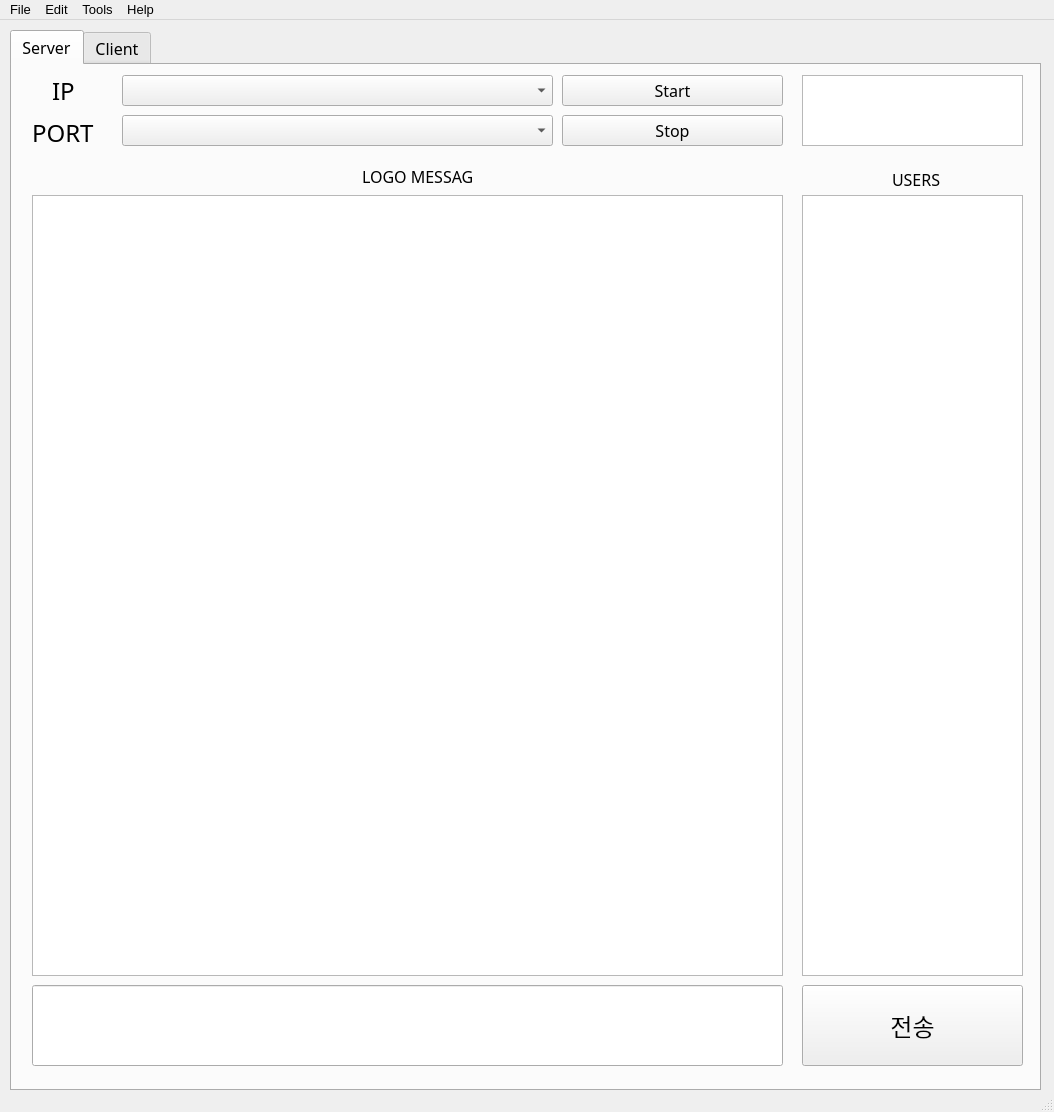
<?xml version="1.0" encoding="UTF-8"?>
<ui version="4.0">
 <class>ChatProgram</class>
 <widget class="QMainWindow" name="ChatProgram">
  <property name="geometry">
   <rect>
    <x>0</x>
    <y>0</y>
    <width>1054</width>
    <height>1112</height>
   </rect>
  </property>
  <property name="windowTitle">
   <string>Chat Program - V1.0</string>
  </property>
  <widget class="QWidget" name="centralwidget">
   <widget class="QTabWidget" name="tabWidget">
    <property name="geometry">
     <rect>
      <x>10</x>
      <y>10</y>
      <width>1031</width>
      <height>1061</height>
     </rect>
    </property>
    <property name="font">
     <font>
      <family>Agency FB</family>
      <pointsize>12</pointsize>
     </font>
    </property>
    <property name="currentIndex">
     <number>0</number>
    </property>
    <widget class="QWidget" name="Server_Tab">
     <attribute name="title">
      <string>Server</string>
     </attribute>
     <widget class="QToolButton" name="Start_Button">
      <property name="geometry">
       <rect>
        <x>550</x>
        <y>10</y>
        <width>221</width>
        <height>31</height>
       </rect>
      </property>
      <property name="text">
       <string>Start</string>
      </property>
     </widget>
     <widget class="QToolButton" name="Stop_Button">
      <property name="geometry">
       <rect>
        <x>550</x>
        <y>50</y>
        <width>221</width>
        <height>31</height>
       </rect>
      </property>
      <property name="text">
       <string>Stop</string>
      </property>
     </widget>
     <widget class="QComboBox" name="IP_ComboBox">
      <property name="geometry">
       <rect>
        <x>110</x>
        <y>10</y>
        <width>431</width>
        <height>31</height>
       </rect>
      </property>
     </widget>
     <widget class="QLabel" name="IP_Label">
      <property name="geometry">
       <rect>
        <x>40</x>
        <y>10</y>
        <width>32</width>
        <height>31</height>
       </rect>
      </property>
      <property name="font">
       <font>
        <family>HY나무B</family>
        <pointsize>18</pointsize>
       </font>
      </property>
      <property name="text">
       <string>IP</string>
      </property>
     </widget>
     <widget class="QComboBox" name="PORT_ComboBox">
      <property name="geometry">
       <rect>
        <x>110</x>
        <y>50</y>
        <width>431</width>
        <height>31</height>
       </rect>
      </property>
     </widget>
     <widget class="QTextBrowser" name="Message_Browser">
      <property name="geometry">
       <rect>
        <x>20</x>
        <y>130</y>
        <width>751</width>
        <height>781</height>
       </rect>
      </property>
     </widget>
     <widget class="QLabel" name="PORT_Label">
      <property name="geometry">
       <rect>
        <x>20</x>
        <y>50</y>
        <width>81</width>
        <height>36</height>
       </rect>
      </property>
      <property name="font">
       <font>
        <family>HY나무B</family>
        <pointsize>18</pointsize>
       </font>
      </property>
      <property name="text">
       <string>PORT</string>
      </property>
     </widget>
     <widget class="QLabel" name="LOGO_Label">
      <property name="geometry">
       <rect>
        <x>350</x>
        <y>97</y>
        <width>111</width>
        <height>28</height>
       </rect>
      </property>
      <property name="font">
       <font>
        <weight>50</weight>
        <bold>false</bold>
       </font>
      </property>
      <property name="layoutDirection">
       <enum>Qt::LeftToRight</enum>
      </property>
      <property name="frameShape">
       <enum>QFrame::NoFrame</enum>
      </property>
      <property name="text">
       <string>LOGO MESSAGE</string>
      </property>
     </widget>
     <widget class="QTextBrowser" name="Time_Browser">
      <property name="geometry">
       <rect>
        <x>790</x>
        <y>10</y>
        <width>221</width>
        <height>71</height>
       </rect>
      </property>
      <property name="html">
       <string>&lt;!DOCTYPE HTML PUBLIC &quot;-//W3C//DTD HTML 4.0//EN&quot; &quot;http://www.w3.org/TR/REC-html40/strict.dtd&quot;&gt;
&lt;html&gt;&lt;head&gt;&lt;meta name=&quot;qrichtext&quot; content=&quot;1&quot; /&gt;&lt;style type=&quot;text/css&quot;&gt;
p, li { white-space: pre-wrap; }
&lt;/style&gt;&lt;/head&gt;&lt;body style=&quot; font-family:'Agency FB'; font-size:12pt; font-weight:400; font-style:normal;&quot;&gt;
&lt;p align=&quot;center&quot; style=&quot;-qt-paragraph-type:empty; margin-top:0px; margin-bottom:0px; margin-left:0px; margin-right:0px; -qt-block-indent:0; text-indent:0px;&quot;&gt;&lt;br /&gt;&lt;/p&gt;&lt;/body&gt;&lt;/html&gt;</string>
      </property>
     </widget>
     <widget class="QLabel" name="LOGO_Label_2">
      <property name="geometry">
       <rect>
        <x>880</x>
        <y>100</y>
        <width>48</width>
        <height>28</height>
       </rect>
      </property>
      <property name="font">
       <font>
        <weight>50</weight>
        <bold>false</bold>
       </font>
      </property>
      <property name="layoutDirection">
       <enum>Qt::LeftToRight</enum>
      </property>
      <property name="frameShape">
       <enum>QFrame::NoFrame</enum>
      </property>
      <property name="text">
       <string>USERS</string>
      </property>
     </widget>
     <widget class="QTextBrowser" name="UserList_Browser">
      <property name="geometry">
       <rect>
        <x>790</x>
        <y>130</y>
        <width>221</width>
        <height>781</height>
       </rect>
      </property>
      <property name="html">
       <string>&lt;!DOCTYPE HTML PUBLIC &quot;-//W3C//DTD HTML 4.0//EN&quot; &quot;http://www.w3.org/TR/REC-html40/strict.dtd&quot;&gt;
&lt;html&gt;&lt;head&gt;&lt;meta name=&quot;qrichtext&quot; content=&quot;1&quot; /&gt;&lt;style type=&quot;text/css&quot;&gt;
p, li { white-space: pre-wrap; }
&lt;/style&gt;&lt;/head&gt;&lt;body style=&quot; font-family:'Agency FB'; font-size:12pt; font-weight:400; font-style:normal;&quot;&gt;
&lt;p align=&quot;center&quot; style=&quot;-qt-paragraph-type:empty; margin-top:0px; margin-bottom:0px; margin-left:0px; margin-right:0px; -qt-block-indent:0; text-indent:0px;&quot;&gt;&lt;br /&gt;&lt;/p&gt;&lt;/body&gt;&lt;/html&gt;</string>
      </property>
     </widget>
     <widget class="QToolButton" name="Trans_Button">
      <property name="geometry">
       <rect>
        <x>790</x>
        <y>920</y>
        <width>221</width>
        <height>81</height>
       </rect>
      </property>
      <property name="font">
       <font>
        <pointsize>18</pointsize>
       </font>
      </property>
      <property name="text">
       <string>전송</string>
      </property>
     </widget>
     <widget class="QLineEdit" name="Broadcase_Edit">
      <property name="geometry">
       <rect>
        <x>20</x>
        <y>920</y>
        <width>751</width>
        <height>81</height>
       </rect>
      </property>
     </widget>
    </widget>
    <widget class="QWidget" name="Client_Tab">
     <attribute name="title">
      <string>Client</string>
     </attribute>
     <widget class="QTextBrowser" name="Cli_Message_Browser">
      <property name="geometry">
       <rect>
        <x>20</x>
        <y>130</y>
        <width>751</width>
        <height>781</height>
       </rect>
      </property>
     </widget>
     <widget class="QToolButton" name="Entere_Button">
      <property name="geometry">
       <rect>
        <x>550</x>
        <y>10</y>
        <width>221</width>
        <height>31</height>
       </rect>
      </property>
      <property name="text">
       <string>Enter</string>
      </property>
     </widget>
     <widget class="QComboBox" name="Cli_PORT_ComboBox">
      <property name="geometry">
       <rect>
        <x>110</x>
        <y>50</y>
        <width>431</width>
        <height>31</height>
       </rect>
      </property>
     </widget>
     <widget class="QTextBrowser" name="Cli_UserList_Browser">
      <property name="geometry">
       <rect>
        <x>790</x>
        <y>130</y>
        <width>221</width>
        <height>781</height>
       </rect>
      </property>
      <property name="html">
       <string>&lt;!DOCTYPE HTML PUBLIC &quot;-//W3C//DTD HTML 4.0//EN&quot; &quot;http://www.w3.org/TR/REC-html40/strict.dtd&quot;&gt;
&lt;html&gt;&lt;head&gt;&lt;meta name=&quot;qrichtext&quot; content=&quot;1&quot; /&gt;&lt;style type=&quot;text/css&quot;&gt;
p, li { white-space: pre-wrap; }
&lt;/style&gt;&lt;/head&gt;&lt;body style=&quot; font-family:'Agency FB'; font-size:12pt; font-weight:400; font-style:normal;&quot;&gt;
&lt;p align=&quot;center&quot; style=&quot;-qt-paragraph-type:empty; margin-top:0px; margin-bottom:0px; margin-left:0px; margin-right:0px; -qt-block-indent:0; text-indent:0px;&quot;&gt;&lt;br /&gt;&lt;/p&gt;&lt;/body&gt;&lt;/html&gt;</string>
      </property>
     </widget>
     <widget class="QLabel" name="Cli_IP_Label">
      <property name="geometry">
       <rect>
        <x>40</x>
        <y>10</y>
        <width>32</width>
        <height>36</height>
       </rect>
      </property>
      <property name="font">
       <font>
        <family>HY나무B</family>
        <pointsize>18</pointsize>
       </font>
      </property>
      <property name="text">
       <string>IP</string>
      </property>
     </widget>
     <widget class="QTextBrowser" name="Cli_Time_Browser">
      <property name="geometry">
       <rect>
        <x>790</x>
        <y>10</y>
        <width>221</width>
        <height>71</height>
       </rect>
      </property>
      <property name="html">
       <string>&lt;!DOCTYPE HTML PUBLIC &quot;-//W3C//DTD HTML 4.0//EN&quot; &quot;http://www.w3.org/TR/REC-html40/strict.dtd&quot;&gt;
&lt;html&gt;&lt;head&gt;&lt;meta name=&quot;qrichtext&quot; content=&quot;1&quot; /&gt;&lt;style type=&quot;text/css&quot;&gt;
p, li { white-space: pre-wrap; }
&lt;/style&gt;&lt;/head&gt;&lt;body style=&quot; font-family:'Agency FB'; font-size:12pt; font-weight:400; font-style:normal;&quot;&gt;
&lt;p align=&quot;center&quot; style=&quot;-qt-paragraph-type:empty; margin-top:0px; margin-bottom:0px; margin-left:0px; margin-right:0px; -qt-block-indent:0; text-indent:0px;&quot;&gt;&lt;br /&gt;&lt;/p&gt;&lt;/body&gt;&lt;/html&gt;</string>
      </property>
     </widget>
     <widget class="QComboBox" name="Cli_IP_ComboBox">
      <property name="geometry">
       <rect>
        <x>110</x>
        <y>10</y>
        <width>431</width>
        <height>31</height>
       </rect>
      </property>
     </widget>
     <widget class="QLabel" name="Cli_PORT_Label">
      <property name="geometry">
       <rect>
        <x>20</x>
        <y>50</y>
        <width>81</width>
        <height>36</height>
       </rect>
      </property>
      <property name="font">
       <font>
        <family>HY나무B</family>
        <pointsize>18</pointsize>
       </font>
      </property>
      <property name="text">
       <string>PORT</string>
      </property>
     </widget>
     <widget class="QToolButton" name="Cli_Trans_Button">
      <property name="geometry">
       <rect>
        <x>790</x>
        <y>920</y>
        <width>221</width>
        <height>81</height>
       </rect>
      </property>
      <property name="font">
       <font>
        <pointsize>18</pointsize>
       </font>
      </property>
      <property name="text">
       <string>전송</string>
      </property>
     </widget>
     <widget class="QToolButton" name="Exit_Button">
      <property name="geometry">
       <rect>
        <x>550</x>
        <y>50</y>
        <width>221</width>
        <height>31</height>
       </rect>
      </property>
      <property name="text">
       <string>exit</string>
      </property>
     </widget>
     <widget class="QLabel" name="Cli_Message_Label">
      <property name="geometry">
       <rect>
        <x>380</x>
        <y>90</y>
        <width>69</width>
        <height>28</height>
       </rect>
      </property>
      <property name="font">
       <font>
        <weight>50</weight>
        <bold>false</bold>
       </font>
      </property>
      <property name="layoutDirection">
       <enum>Qt::LeftToRight</enum>
      </property>
      <property name="frameShape">
       <enum>QFrame::NoFrame</enum>
      </property>
      <property name="text">
       <string>MESSAGE</string>
      </property>
     </widget>
     <widget class="QLabel" name="Cli_LOGO_Label">
      <property name="geometry">
       <rect>
        <x>880</x>
        <y>100</y>
        <width>48</width>
        <height>28</height>
       </rect>
      </property>
      <property name="font">
       <font>
        <weight>50</weight>
        <bold>false</bold>
       </font>
      </property>
      <property name="layoutDirection">
       <enum>Qt::LeftToRight</enum>
      </property>
      <property name="frameShape">
       <enum>QFrame::NoFrame</enum>
      </property>
      <property name="text">
       <string>USERS</string>
      </property>
     </widget>
     <widget class="QLineEdit" name="Cli_Chat_Edit">
      <property name="geometry">
       <rect>
        <x>20</x>
        <y>920</y>
        <width>751</width>
        <height>81</height>
       </rect>
      </property>
     </widget>
    </widget>
   </widget>
  </widget>
  <widget class="QMenuBar" name="menubar">
   <property name="geometry">
    <rect>
     <x>0</x>
     <y>0</y>
     <width>1054</width>
     <height>34</height>
    </rect>
   </property>
   <property name="baseSize">
    <size>
     <width>0</width>
     <height>0</height>
    </size>
   </property>
   <property name="font">
    <font>
     <pointsize>10</pointsize>
    </font>
   </property>
   <widget class="QMenu" name="menuFile">
    <property name="font">
     <font>
      <family>HY나무B</family>
      <pointsize>10</pointsize>
     </font>
    </property>
    <property name="title">
     <string>File</string>
    </property>
    <addaction name="Open"/>
    <addaction name="Save"/>
    <addaction name="SaveAs"/>
    <addaction name="separator"/>
    <addaction name="Print"/>
    <addaction name="separator"/>
    <addaction name="Settings"/>
    <addaction name="separator"/>
    <addaction name="Exit"/>
   </widget>
   <widget class="QMenu" name="menuEdit">
    <property name="font">
     <font>
      <family>HY나무B</family>
      <pointsize>10</pointsize>
     </font>
    </property>
    <property name="title">
     <string>Edit</string>
    </property>
    <addaction name="Undo"/>
    <addaction name="Redo"/>
    <addaction name="separator"/>
    <addaction name="Cut"/>
    <addaction name="Copy"/>
    <addaction name="Paste"/>
    <addaction name="Delete"/>
    <addaction name="SelectAll"/>
    <addaction name="separator"/>
    <addaction name="Find"/>
   </widget>
   <widget class="QMenu" name="menuTools">
    <property name="title">
     <string>Tools</string>
    </property>
   </widget>
   <widget class="QMenu" name="menuhelp">
    <property name="font">
     <font>
      <family>HY나무B</family>
      <pointsize>10</pointsize>
     </font>
    </property>
    <property name="title">
     <string>Help</string>
    </property>
    <addaction name="Help"/>
    <addaction name="separator"/>
    <addaction name="About"/>
   </widget>
   <addaction name="menuFile"/>
   <addaction name="menuEdit"/>
   <addaction name="menuTools"/>
   <addaction name="menuhelp"/>
  </widget>
  <widget class="QStatusBar" name="statusbar"/>
  <action name="Open">
   <property name="text">
    <string>Open                   Ctrl + O</string>
   </property>
  </action>
  <action name="Save">
   <property name="text">
    <string>Save                    Ctrl + S</string>
   </property>
  </action>
  <action name="SaveAs">
   <property name="text">
    <string>Save As      Ctrl + Shift + S</string>
   </property>
  </action>
  <action name="Print">
   <property name="text">
    <string>Print                    Ctrl + P</string>
   </property>
  </action>
  <action name="Exit">
   <property name="text">
    <string>Exit</string>
   </property>
  </action>
  <action name="Undo">
   <property name="text">
    <string>Undo                   Ctrl + Z</string>
   </property>
   <property name="font">
    <font>
     <family>HY나무B</family>
     <pointsize>10</pointsize>
     <weight>50</weight>
     <bold>false</bold>
    </font>
   </property>
  </action>
  <action name="Settings">
   <property name="text">
    <string>Settings</string>
   </property>
  </action>
  <action name="Redo">
   <property name="text">
    <string>Redo         Ctrl + Shift + Z</string>
   </property>
  </action>
  <action name="Cut">
   <property name="text">
    <string>Cut                      Ctrl + X</string>
   </property>
  </action>
  <action name="Copy">
   <property name="text">
    <string>Copy                    Ctrl + C</string>
   </property>
  </action>
  <action name="Paste">
   <property name="text">
    <string>Paste                    Ctrl + P</string>
   </property>
  </action>
  <action name="Delete">
   <property name="text">
    <string>Delete                   Delete</string>
   </property>
  </action>
  <action name="Find">
   <property name="text">
    <string>Find                      Ctrl + F</string>
   </property>
  </action>
  <action name="SelectAll">
   <property name="text">
    <string>Select all                Ctrl + A</string>
   </property>
  </action>
  <action name="Help">
   <property name="text">
    <string>Help</string>
   </property>
  </action>
  <action name="About">
   <property name="text">
    <string>About</string>
   </property>
  </action>
 </widget>
 <resources/>
 <connections/>
</ui>
